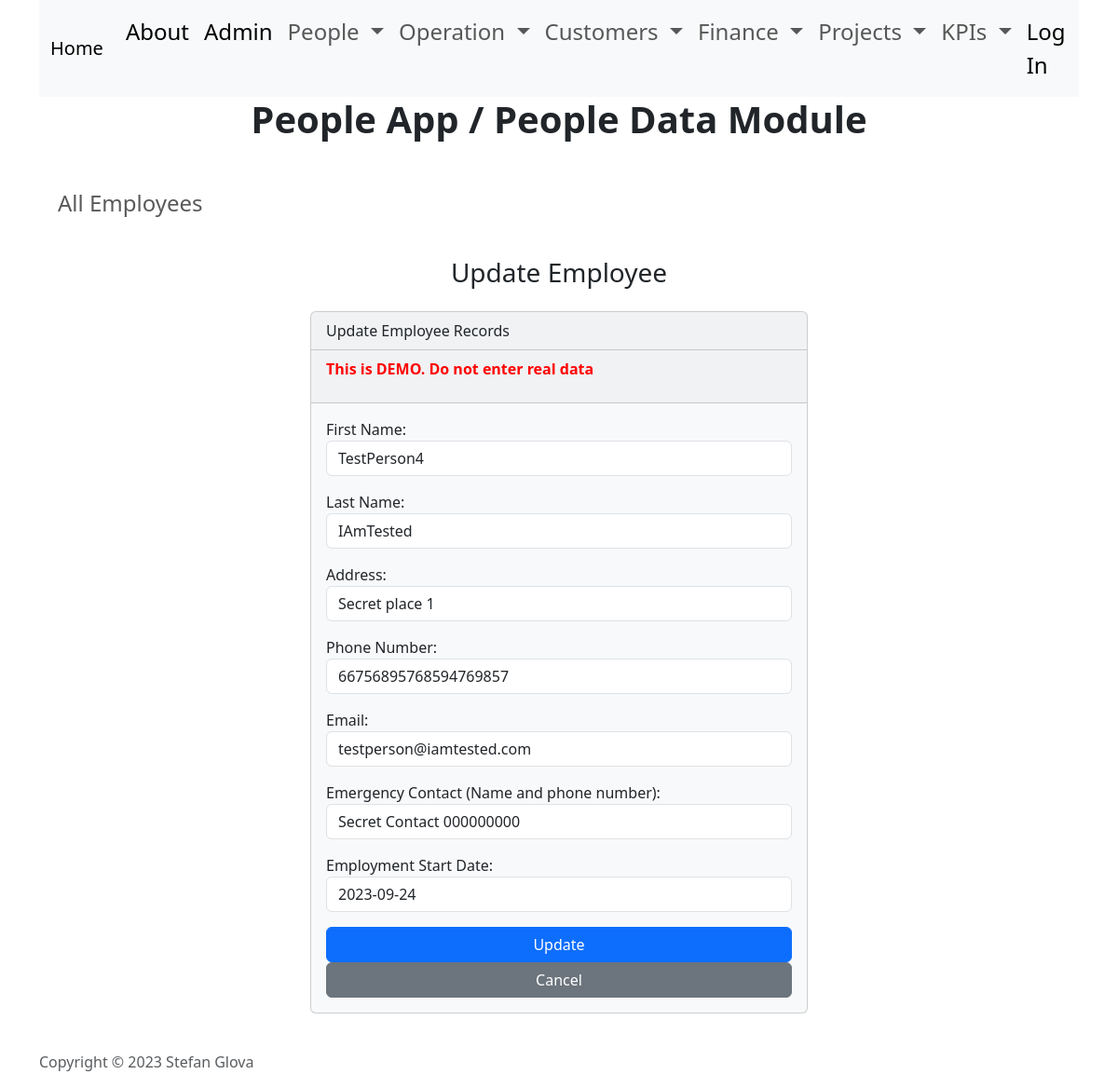
Page /applications/people/edit/6 on the committed database.
### applications/people/people_data/models.py (models this page shows, shortened)
class Employee(models.Model):
    id = models.AutoField(primary_key=True)
    first_name = models.CharField(max_length=50)
    last_name = models.CharField(max_length=50)
    address = models.CharField(max_length=250)
    phone = models.CharField(max_length=20, unique=True)
    email = models.EmailField(max_length=100, unique=True)
    emergency_contact = models.CharField(max_length=250)
    employment_start_date = models.DateField()
    employment_end_date = models.DateField(null=True)

### applications/people/people_data/views.py (the view)
# urls.py: path('edit/<int:id>', views.edit, name='edit'),
def edit(request, id):
    employee = Employee.objects.get(pk=id)
    if request.method == 'POST':
        form = EmployeeForm(request.POST, instance=employee)
        if form.is_valid():
            form.save()
            return render(request, 'people_data/edit.html', {
                'form': form,
                'success': True,
                'employee': employee
            })
    else:
        form = EmployeeForm(instance=employee)
    return render(request, 'people_data/edit.html', {
        'form': form,
        'employee': employee
    })

### applications/people/people_data/templates/people_data/edit.html (shortened to what this page needs)
{% extends "people_data/base.html" %} {% load static %} {% block body %}
<h3 class="text-center m-4">Update Employee</h3>
{% if success %}
    <div class="alert alert-success"  role="alert">
        The employee updated successfully.
        <a href="{% url 'people_data_home' %}" class="alert-link">Go to Home Page.</a>
    </div>
{% else %}
    <div class="row justify-content-center">
        <div class="col-6">
            <div class="card bg-light mb-3">
                <div class="card-header">
                    Update Employee Records
                </div>
                <div class="card-header">
                    <p class="warning">This is DEMO. Do not enter real data</p>
                </div>
                <div class="card-body">
                    <form action="{% url 'edit' employee.id %}" method="POST">
                        {{ form.as_p }}
                        <button type="submit" class="btn btn-primary">Update</button>
                        <a href="{% url 'people_data_home' %}" class="btn btn-secondary">Cancel</a>
                    </form>
                </div>
            </div>
        </div>
    </div>
{% endif %}
{% endblock body %}

### home_app/static/home_app/home_app.css (style rules this page uses)
.btn { width: 100%; }
.row { margin-top: 1%; }
.warning { color: red; font-weight: bold; }

### rows in the picture
Employee: first_name "TestPerson4", last_name "IAmTested", address "Secret place 1", phone "66756895768594769857", email "testperson@iamtested.com", emergency_contact "Secret Contact 000000000", employment_start_date "2023-09-24"
